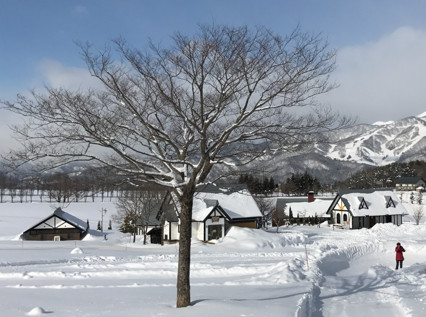
#> input picture mybook/imgs/snow.jpg, 426 x 317 px, found by its file name
$ python hist_equalization.py
#> lines starting #> are read from the running program, lines starting #| are printed output that depends on the picture
#!/usr/bin/env python
# coding: utf-8

# # Histogram Equalization

# In[1]:


import matplotlib.pyplot as plt
import cv2
import numpy as np


# ## histogram

# * 先來讀一張圖：

# In[4]:


src = plt.imread("imgs/snow.jpg")
#> src is the input picture: shape (317, 426, 3); mean R, G, B 140.9, 148.5, 159
print(src.shape)
#| (317, 426, 3)
plt.imshow(src);


# ### 灰階圖片的 histogram

# * 我們可以把影像轉成灰階後，拉直，然後畫 histogram

# In[6]:


snow_gray = cv2.cvtColor(src, cv2.COLOR_RGB2GRAY)
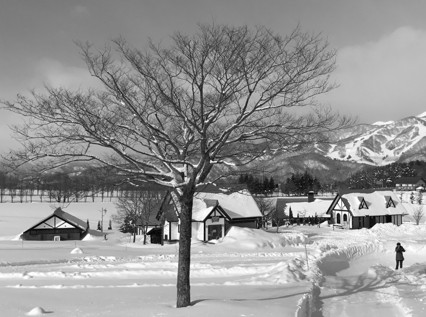
#> snow_gray: shape (317, 426); min 0, max 255, mean 147.4
plt.imshow(snow_gray, cmap = "gray");


# In[8]:


plt.hist(snow_gray.ravel(), 256);


# * opencv 有 `calcHist()` 函數，可以幫我們統計出每個像素出現的次數

# In[13]:


snow_hist = cv2.calcHist(
    images = [snow_gray], # 可以放好幾個影像
    channels = [0], # 0 是 gray
    mask = None, # 有放 mask，就只會對那個區域算 histogram
    histSize = [256], # 就是要幾個 bins
    ranges = [0, 256], # value 是從幾到幾
    accumulate = False # 如果放多個影像，這邊可以選 True，就會累積上去
)
#> snow_hist = 256 values, max 2393 at index 187, min 3 at index 2, mean 527.5


# In[15]:


snow_hist.shape


# * 這個 256 的 array，就是每個 bin 對應的 frequency。
# * 例如我們看前五個

# In[16]:


snow_hist[:6]


# * 這就是像素 0 ~ 5，分別出現的次數
# * 我們可以用 plt.plot 來畫圖

# In[ ]:


# ### 彩色圖片的 histogram

# ### 繪製遮罩的 histogram

# ## histogram equalization

# ### 灰階圖片的 histogram equalization

# ### 彩色圖片的 histogram equalization

# ## CLAHE

# In[ ]:
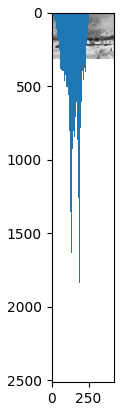
#> figure drawn by matplotlib, 1 panel

$ run again, with mybook/imgs/macau.jpg copied over mybook/imgs/snow.jpg
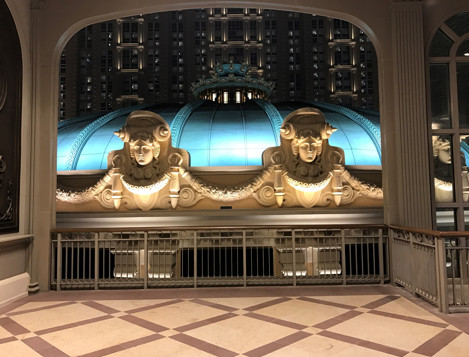
#> input picture mybook/imgs/macau.jpg, 469 x 357 px, found by its file name
#> src is the input picture: shape (357, 469, 3); mean R, G, B 104, 90.2, 74
#| (357, 469, 3)
#> `snow_gray = cv2.cvtColor(src, cv2.COLOR_RGB2GRAY)`:
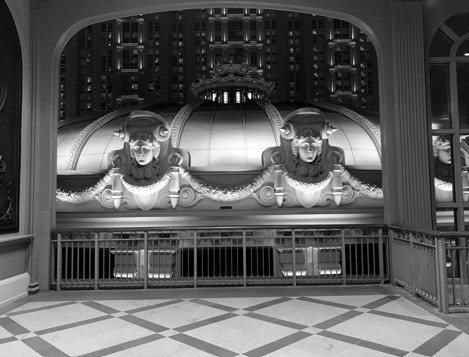
#> snow_gray: shape (357, 469); min 0, max 255, mean 92.5
#> snow_hist = 256 values, max 1981 at index 22, min 90 at index 245, mean 654
#> `# In[ ]:`:
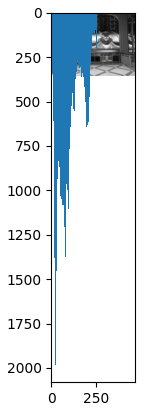
#> figure drawn by matplotlib, 1 panel

$ run again, with mybook/imgs/office.jpg copied over mybook/imgs/snow.jpg
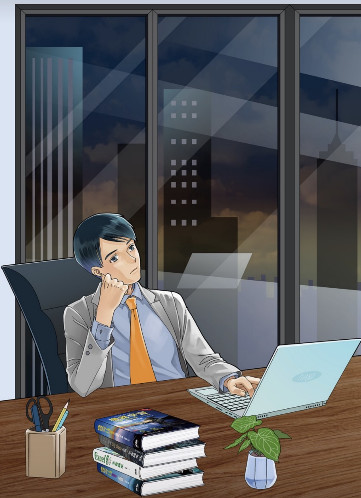
#> input picture mybook/imgs/office.jpg, 361 x 498 px, found by its file name
#> src is the input picture: shape (498, 361, 3); mean R, G, B 93.1, 92.4, 94.3
#| (498, 361, 3)
#> `snow_gray = cv2.cvtColor(src, cv2.COLOR_RGB2GRAY)`:
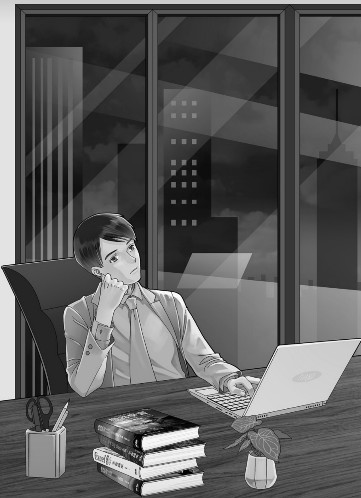
#> snow_gray: shape (498, 361); min 0, max 255, mean 92.8
#> snow_hist = 256 values, max 3933 at index 227, min 4 at index 254, mean 702.3
#> `# In[ ]:`:
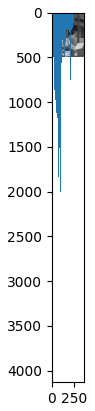
#> figure drawn by matplotlib, 1 panel
